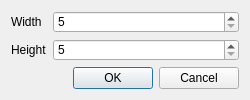
<?xml version="1.0" encoding="UTF-8"?>
<ui version="4.0">
 <class>SizeDialog</class>
 <widget class="QDialog" name="SizeDialog">
  <property name="geometry">
   <rect>
    <x>0</x>
    <y>0</y>
    <width>250</width>
    <height>100</height>
   </rect>
  </property>
  <property name="minimumSize">
   <size>
    <width>250</width>
    <height>100</height>
   </size>
  </property>
  <property name="maximumSize">
   <size>
    <width>250</width>
    <height>100</height>
   </size>
  </property>
  <property name="windowTitle">
   <string>Dialog</string>
  </property>
  <layout class="QVBoxLayout" name="verticalLayout">
   <item>
    <layout class="QFormLayout" name="formLayout">
     <item row="0" column="0">
      <widget class="QLabel" name="widthLabel">
       <property name="text">
        <string>Width</string>
       </property>
      </widget>
     </item>
     <item row="0" column="1">
      <widget class="QSpinBox" name="widthSpinBox">
       <property name="minimum">
        <number>5</number>
       </property>
      </widget>
     </item>
     <item row="1" column="0">
      <widget class="QLabel" name="heightLabel">
       <property name="text">
        <string>Height</string>
       </property>
      </widget>
     </item>
     <item row="1" column="1">
      <widget class="QSpinBox" name="heightSpinBox">
       <property name="minimum">
        <number>5</number>
       </property>
      </widget>
     </item>
    </layout>
   </item>
   <item>
    <widget class="QDialogButtonBox" name="buttonBox">
     <property name="orientation">
      <enum>Qt::Horizontal</enum>
     </property>
     <property name="standardButtons">
      <set>QDialogButtonBox::Cancel|QDialogButtonBox::Ok</set>
     </property>
    </widget>
   </item>
  </layout>
 </widget>
 <resources/>
 <connections>
  <connection>
   <sender>buttonBox</sender>
   <signal>accepted()</signal>
   <receiver>SizeDialog</receiver>
   <slot>accept()</slot>
   <hints>
    <hint type="sourcelabel">
     <x>248</x>
     <y>254</y>
    </hint>
    <hint type="destinationlabel">
     <x>157</x>
     <y>274</y>
    </hint>
   </hints>
  </connection>
  <connection>
   <sender>buttonBox</sender>
   <signal>rejected()</signal>
   <receiver>SizeDialog</receiver>
   <slot>reject()</slot>
   <hints>
    <hint type="sourcelabel">
     <x>316</x>
     <y>260</y>
    </hint>
    <hint type="destinationlabel">
     <x>286</x>
     <y>274</y>
    </hint>
   </hints>
  </connection>
 </connections>
</ui>
